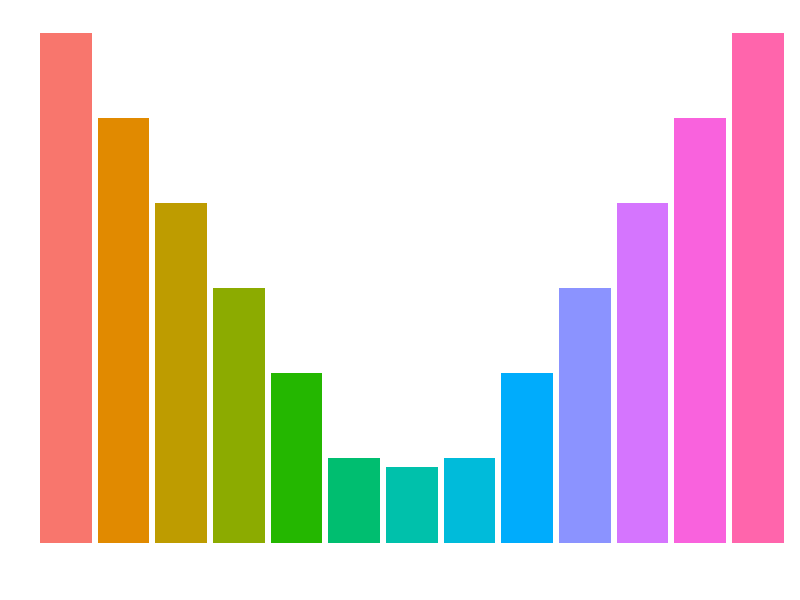

Write R code to recreate this figure.
library(reshape2)
library(ggplot2)
v1=60
v2=50
v3=40
v4=30
v5=20
v6=10
v7=9
v8=10
v9=20
v10=30
v11=40
v12=50
v13=60

a=data.frame(v1,v2,v3,v4,v5,v6,v7,v8,v9,v10,v11,v12,v13)
amelt=melt(a)
colnames(a)="A"
aplot=ggplot(amelt,aes(x=variable,fill=variable,y=value))+geom_bar(stat="identity")+theme_bw()+xlab("")+ylab("")+

theme(panel.grid.major = element_blank(),
      panel.grid.minor = element_blank(),
panel.border = element_blank(),
legend.position="none",
axis.text.x = element_blank(),
axis.text.y = element_blank(),
axis.ticks=element_blank()
)
 
aplot
